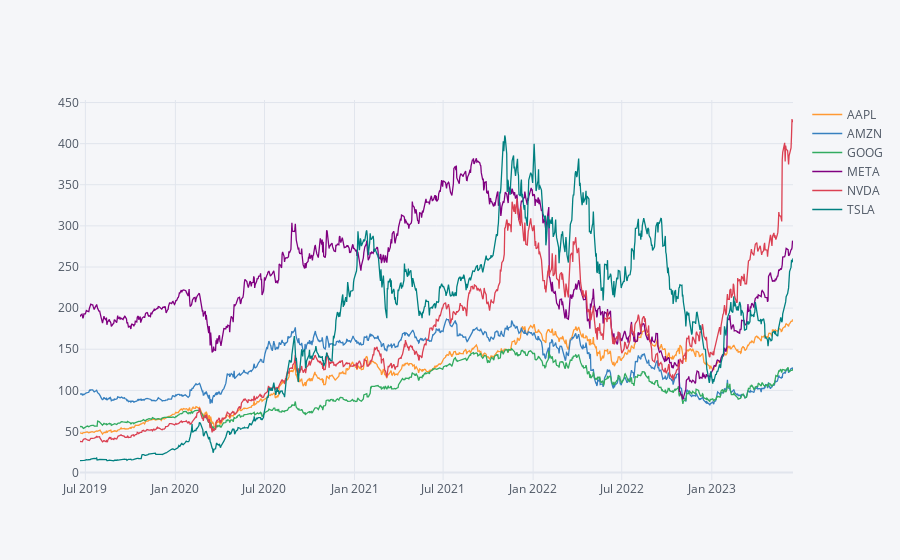

Source (notebook cell):
### Code cell
stocks_df.iplot()

### Figure 1 — Plotly figure (JSON) as saved in the notebook; plotly's stock layout.template omitted (floating-point values rounded to 4 significant figures; data arrays with more than 128 entries replaced by an {"elided": "..."} marker saying what was removed)
{"data": [{"line": {"color": "rgba(255, 153, 51, 1.0)", "dash": "solid", "shape": "linear", "width": 1.3}, "mode": "lines", "name": "AAPL", "text": "", "type": "scatter", "x": {"elided": "1006 str values"}, "y": {"elided": "1006 float values"}}, {"line": {"color": "rgba(55, 128, 191, 1.0)", "dash": "solid", "shape": "linear", "width": 1.3}, "mode": "lines", "name": "AMZN", "text": "", "type": "scatter", "x": {"elided": "1006 str values"}, "y": {"elided": "1006 float values"}}, {"line": {"color": "rgba(50, 171, 96, 1.0)", "dash": "solid", "shape": "linear", "width": 1.3}, "mode": "lines", "name": "GOOG", "text": "", "type": "scatter", "x": {"elided": "1006 str values"}, "y": {"elided": "1006 float values"}}, {"line": {"color": "rgba(128, 0, 128, 1.0)", "dash": "solid", "shape": "linear", "width": 1.3}, "mode": "lines", "name": "META", "text": "", "type": "scatter", "x": {"elided": "1006 str values"}, "y": {"elided": "1006 float values"}}, {"line": {"color": "rgba(219, 64, 82, 1.0)", "dash": "solid", "shape": "linear", "width": 1.3}, "mode": "lines", "name": "NVDA", "text": "", "type": "scatter", "x": {"elided": "1006 str values"}, "y": {"elided": "1006 float values"}}, {"line": {"color": "rgba(0, 128, 128, 1.0)", "dash": "solid", "shape": "linear", "width": 1.3}, "mode": "lines", "name": "TSLA", "text": "", "type": "scatter", "x": {"elided": "1006 str values"}, "y": {"elided": "1006 float values"}}], "layout": {"legend": {"bgcolor": "#F5F6F9", "font": {"color": "#4D5663"}}, "paper_bgcolor": "#F5F6F9", "plot_bgcolor": "#F5F6F9", "title": {"font": {"color": "#4D5663"}}, "xaxis": {"gridcolor": "#E1E5ED", "showgrid": true, "tickfont": {"color": "#4D5663"}, "title": {"font": {"color": "#4D5663"}, "text": ""}, "zerolinecolor": "#E1E5ED"}, "yaxis": {"gridcolor": "#E1E5ED", "showgrid": true, "tickfont": {"color": "#4D5663"}, "title": {"font": {"color": "#4D5663"}, "text": ""}, "zerolinecolor": "#E1E5ED"}}}
